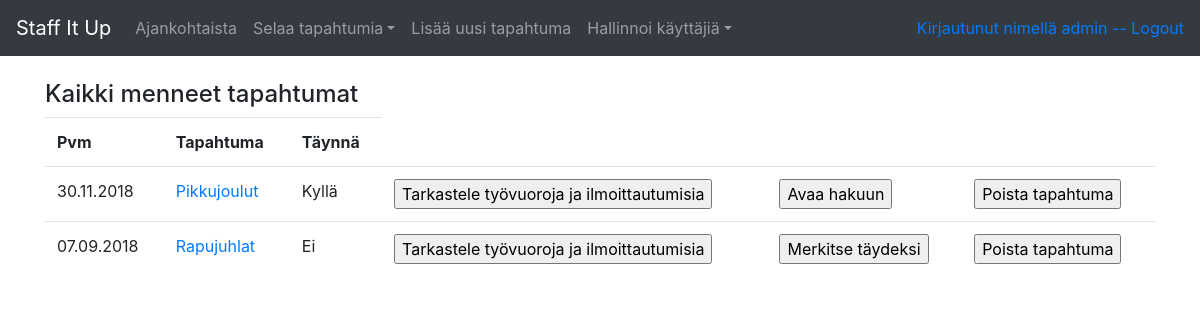
The page /admin/events/past (signed in) on the database its author committed.
### application/auth/models.py (models this page shows, shortened)
class User(db.Model):
    __tablename__ = "account"
    id = db.Column(db.Integer, primary_key=True)
    date_created = db.Column(db.DateTime, default=db.func.current_timestamp())
    date_modified = db.Column(db.DateTime, default=db.func.current_timestamp(),
                              onupdate=db.func.current_timestamp())
    name = db.Column(db.String(144), nullable=False)
    username = db.Column(db.String(20), nullable=False)
    password = db.Column(db.String(30), nullable=False)
    email = db.Column(db.String(144))
    phone = db.Column(db.String(20))
    roles = db.relationship("Role", secondary="account_role")
    registrations = db.relationship("AssignmentRegistration", backref='account', lazy=True)
    def role_ok(self, role):
        for user_role in self.roles:
                    if user_role.name == role:
                        return True

### application/events/models.py (models this page shows, shortened)
class Event(db.Model):
    id = db.Column(db.Integer, primary_key=True)
    type = db.Column(db.String(144), nullable=False)
    date = db.Column(db.Date, nullable=False)
    pax = db.Column(db.Integer)
    info = db.Column(db.String(500))
    staffed = db.Column(db.Boolean, nullable=False)
    assignments = db.relationship("Assignment", backref='event', lazy=True)

### application/events/views.py (the view)
@app.route("/admin/events/<page>", methods=["GET"])
@login_required(role="admin")
def events_index(page):
    has_assignments = True
    if page=="needs_staff":
        events=Event.find_unstaffed_upcoming_events()
        if not Event.has_assignments(events):
            has_assignments = False
    if page=="upcoming":
        events=Event.query.filter(Event.date > db.func.current_date()).order_by(Event.date).all()
    if page=="past":
        events=Event.query.filter(Event.date < db.func.current_date()).order_by(Event.date.desc()).all()
    return render_template("admin/events/list.html", events = events, page=page, has_assignments=has_assignments)

### application/__init__.py (called while the page is built)
@login_manager.user_loader
def load_user(user_id):
    return User.query.get(user_id)

### application/templates/admin/events/list.html (shortened to what this page needs)
{% extends "layout.html" %}
{% block body %}
{% if page=="past" %}
<h4>Kaikki menneet tapahtumat</h4>
{% endif %}
  <table class="table">
    <tr>
      <th>Pvm</th>
      <th>Tapahtuma</th>
      <th>Täynnä</th>
    </tr>
    {% if events is defined and events %}
    {% for event in events %}
    <tr>
      <td>{{ event.date.strftime("%d.%m.%Y") }}</td>
      <td>
        <a href="{{ url_for('event_details', event_id=event.id) }}">{{ event.type }}</a>
      </td>
      {% if event.staffed == False %}
      <td>Ei</td>
      {% else %}
      <td>Kyllä</td>
      {% endif %}
      <td>
        <form method="GET" action="{{ url_for('registrations_list', event_id=event.id) }}">
          <input type="submit" value="Tarkastele työvuoroja ja ilmoittautumisia"/>
        </form>
      </td>
      <td>
	      <form method="POST" action="{{ url_for('events_set_staffed', event_id=event.id, page=page) }}">
          {% if event.staffed == False %}
          <input type="submit" value="Merkitse täydeksi"/>
          {% else %}
          <input type="submit" value="Avaa hakuun"/>
          {% endif %}
	      </form>
      </td>
      <td>
	      <form method="POST" action="{{ url_for('events_delete', event_id=event.id, page=page) }}" onclick="return confirm('Haluatko varmasti poistaa tapahtuman?')">
	        <input type="submit" value="Poista tapahtuma"/>
	      </form>
      </td>
    </tr>
    {% endfor %}
    {% endif %}
  </table>
{% endblock %}

### application/templates/layout.html (shortened to what this page needs)
<!DOCTYPE html>
  <html>
    <head>
      <link rel="stylesheet" href="https://maxcdn.bootstrapcdn.com/bootstrap/4.0.0/css/bootstrap.min.css">
    </head>
    <body>
      <nav class="navbar navbar-expand-md navbar-dark bg-dark mb-4">
        <a class="navbar-brand" href="{{ url_for('index') }} ">Staff It Up</a>
	        <div class="collapse navbar-collapse" id="navbarCollapse">
            <ul class="navbar-nav mr-auto">
              {% if current_user.is_authenticated and current_user.role_ok("admin")  %}
              <li class="nav-item">
                <a class="nav-link" href="{{ url_for('index') }} ">Ajankohtaista</a>
              </li>
              <li class="nav-item dropdown">
                <a class="nav-link dropdown-toggle" href="#" id="navbarDropdown" role="button" data-toggle="dropdown" aria-haspopup="true" aria-expanded="false">
                  Selaa tapahtumia</a>
              </li
              <li class="nav-item">
                <a class="nav-link" href="{{ url_for('events_form') }} ">Lisää uusi tapahtuma</a>
              <li class="nav-item dropdown">
                <a class="nav-link dropdown-toggle" href="#" id="navbarDropdown" role="button" data-toggle="dropdown" aria-haspopup="true" aria-expanded="false">
                  Hallinnoi käyttäjiä</a>
              </li
              {% endif %}
            </ul>
          </div>
          <div class="form-inline mt-2 mt-md-0">
            {% if current_user.is_authenticated %}
            <a href="{{ url_for('auth_logout') }}">Kirjautunut nimellä {{ current_user.name }} -- Logout</a>
            {% endif %}
          </div>
        </nav>
        <main role="main" class="container">
	      {% block body %}{% endblock %}
      </main>
    </body>
  </html>

### rows shown on the page
User: name "admin"
Event: date "30.11.2018", type "Pikkujoulut", staffed "Kyllä"
Event: date "07.09.2018", type "Rapujuhlat", staffed "Ei"
